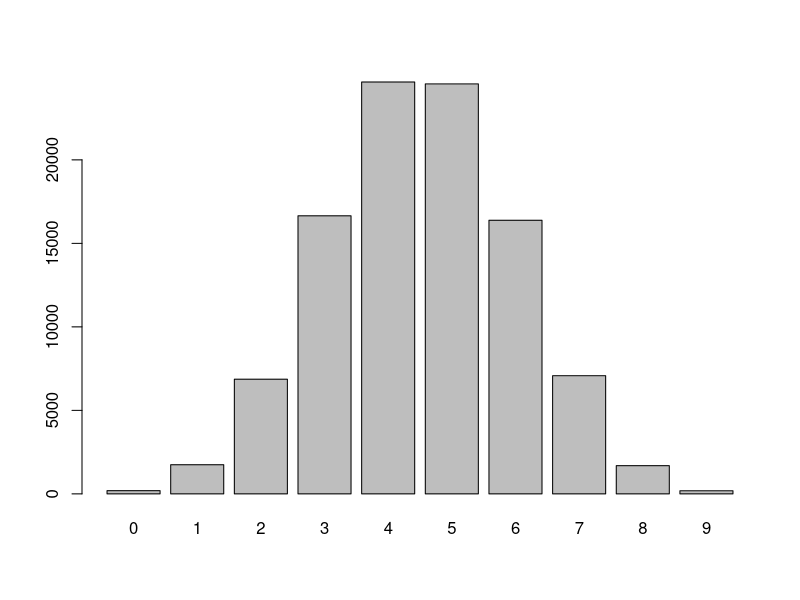
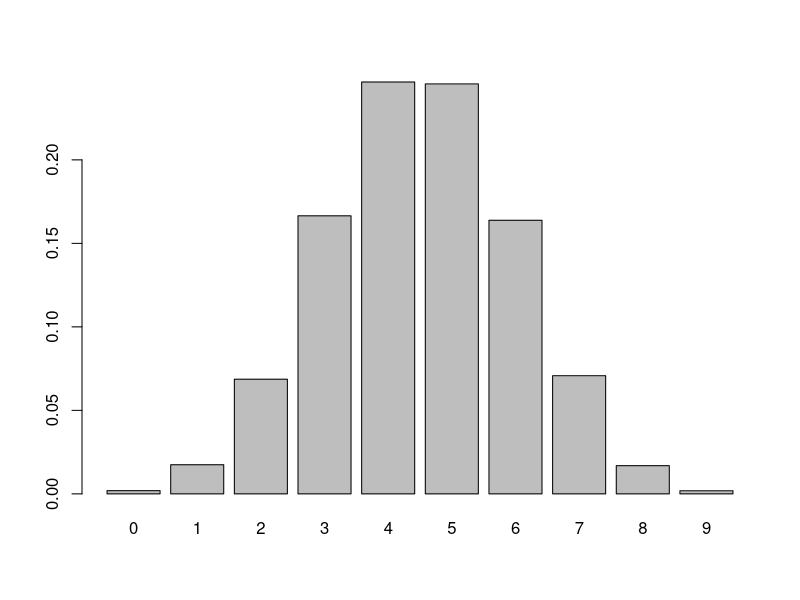

Write R code to recreate these figures, in order.
## ---- chunk 1

results <- table(rbinom(n=100000,size=9,prob=0.5))

results

## ---- chunk 2

barplot(results)

## ---- chunk 3
probabilities <- results/100000

probabilities

barplot(probabilities)
